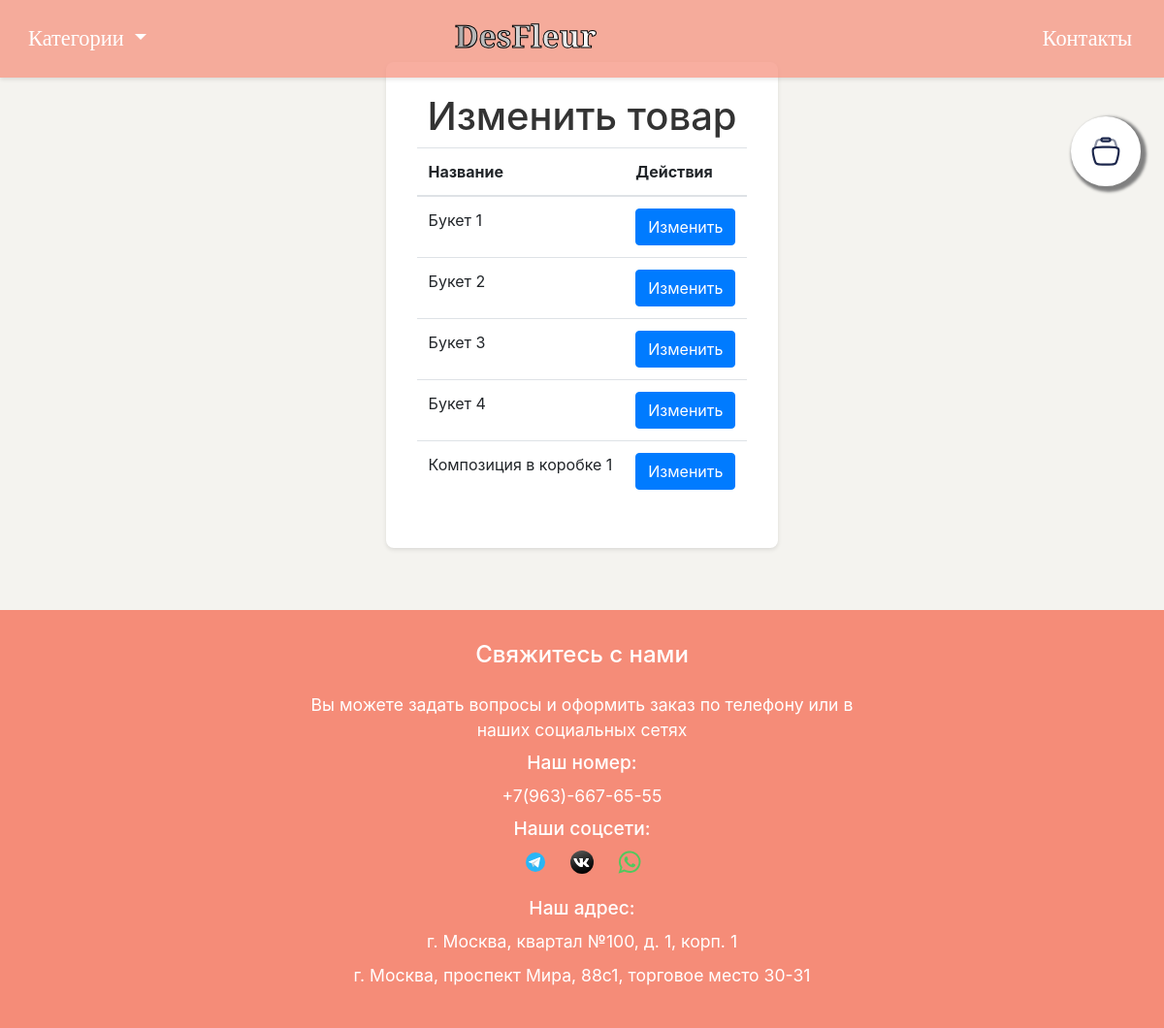
The page /edit_flower_list (signed in) on the database as committed earlier.
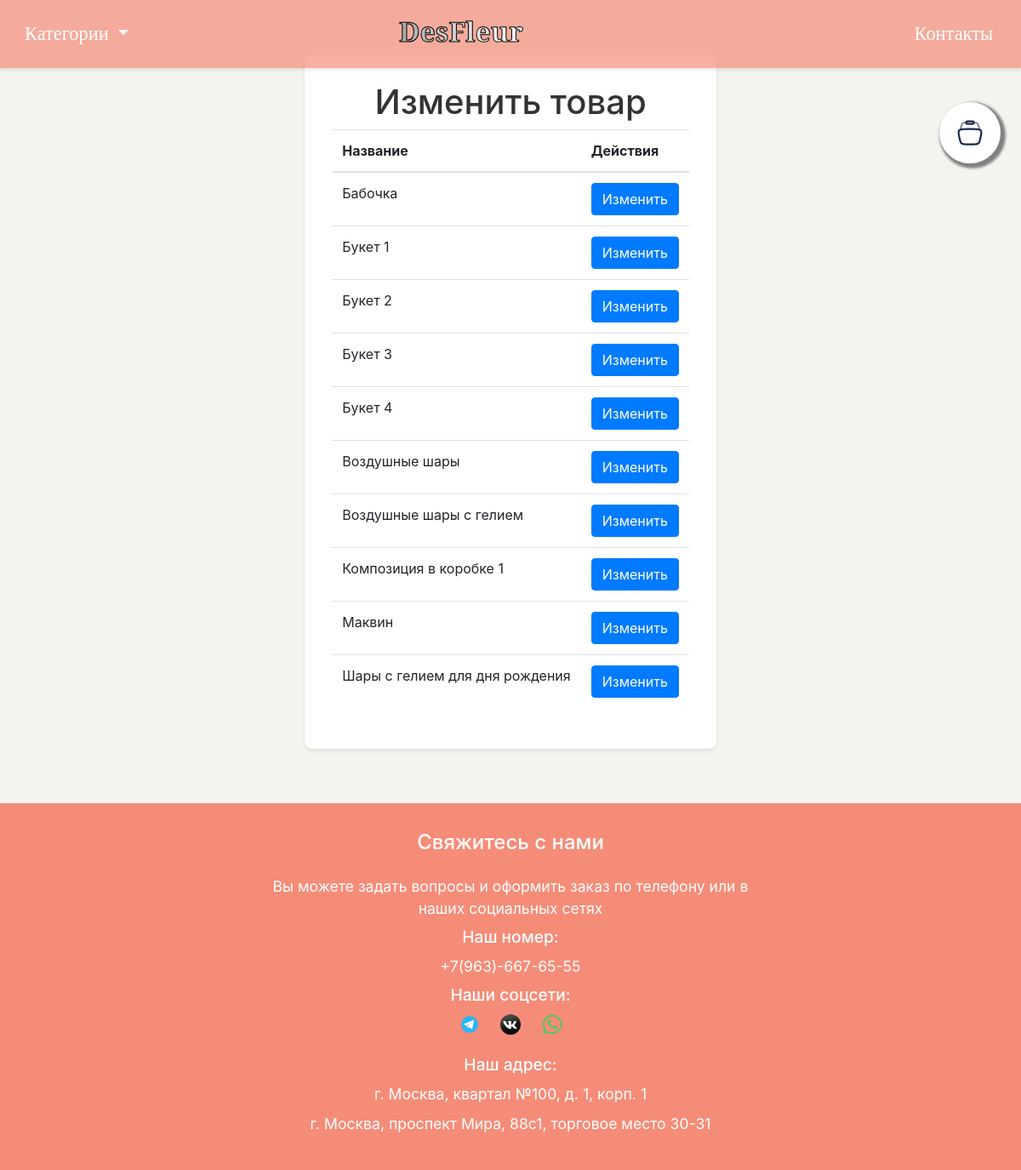
The same page on the database as committed later.
### tables this page shows
CREATE TABLE flowers (id INTEGER PRIMARY KEY AUTOINCREMENT, name TEXT NOT NULL, description TEXT, price INTEGER NOT NULL, image_paths TEXT, category TEXT NOT NULL);

### app.py (the view)
@app.route('/edit_flower_list')
def edit_flower_list():
    if not session.get('admin'):
        return redirect(url_for('admin'))
    flowers = models.get_flowers()
    return render_template('edit_flower_list.html', flowers=flowers)

### models.py (called while the page is built)
def get_flowers():
    conn = sqlite3.connect('flowers.db')
    c = conn.cursor()
    c.execute('SELECT * FROM flowers ORDER BY name')
    flowers = c.fetchall()
    conn.close()
    return flowers

### templates/edit_flower_list.html
{% extends 'base.html' %}
{% block content %}
<div class="add-flower-container">
    <h1>Изменить товар</h1>
    <table class="table">
        <thead>
            <tr>
                <th>Название</th>
                <th>Действия</th>
            </tr>
        </thead>
        <tbody>
            {% for flower in flowers %}
            <tr>
                <td>{{ flower[1] }}</td>
                <td>
                    <a href="{{ url_for('edit_flower', flower_id=flower[0]) }}" class="btn btn-primary">Изменить</a>
                </td>
            </tr>
            {% endfor %}
        </tbody>
    </table>
</div>
{% endblock %}

Rows that differ between the two databases and show on the page:
added flowers: name "Бабочка"
added flowers: name "Воздушные шары"
added flowers: name "Воздушные шары с гелием"
added flowers: name "Маквин"
added flowers: name "Шары с гелием для дня рождения"
